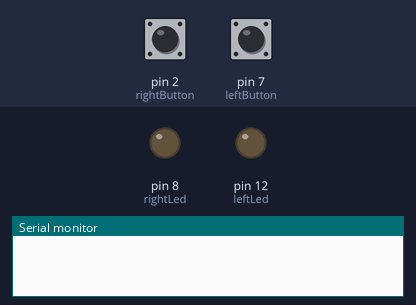
Bench run of a sketch on a simulated Arduino Uno, built with avr-gcc and run on an emulated ATmega328P. On the bench: output pins drawn as LEDs (lit = HIGH), the last lines printed to the serial monitor. The test bench sets the inputs (shaded band); at power-on: pin 2 (rightButton) HIGH, pin 7 (leftButton) LOW. Random numbers use the default seed unless the sketch sets one.

Above: at 0.1 s.
At 4.9 s:
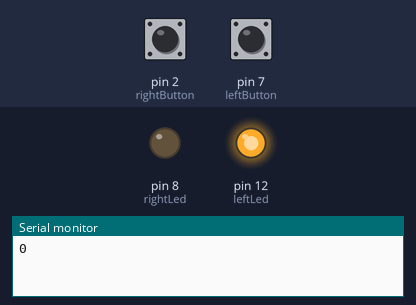
Timing chart, 0 to 6.4 s (numbered marks = the images above):
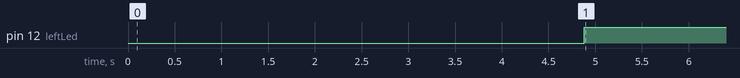

Measured:
- by itself, pin 12 (leftLed): LOW → HIGH at 4.9 s

The sketch:

ReactionTime4.ino
```cpp
int leftLed = 12;
int leftButton = 7;
int rightLed = 8;
int rightButton = 2;
int time1 = 0;
int time2 = 0;
int elapsed = 0;
int ledChoice = 0;


void setup() {
  Serial.begin(9600);
  pinMode(leftLed, OUTPUT);
  pinMode(leftButton, INPUT);
  pinMode(rightLed, OUTPUT);
  pinMode(rightButton, INPUT);
  digitalWrite(leftLed, LOW);
  digitalWrite(rightLed, LOW);

}

void loop() {

  //delay of 1-4 seconds per flash randomly distributed
  delay(random(1000,4000));
  ledChoice = random(0,2);

  if(ledChoice == 0){
    digitalWrite(leftLed, HIGH);
  }
  else if(ledChoice == 1){
    digitalWrite(rightLed, HIGH);
  }

  time1 = millis();

  if(ledChoice == 0){
    while(digitalRead(leftButton) != HIGH){}
  }
  else if(ledChoice == 1){
    while(digitalRead(rightButton) != HIGH){}
  }

  time2 = millis();
  elapsed = time2 - time1;
  Serial.println(elapsed);
  digitalWrite(leftLed,LOW);
  digitalWrite(rightLed,LOW);
}
```
